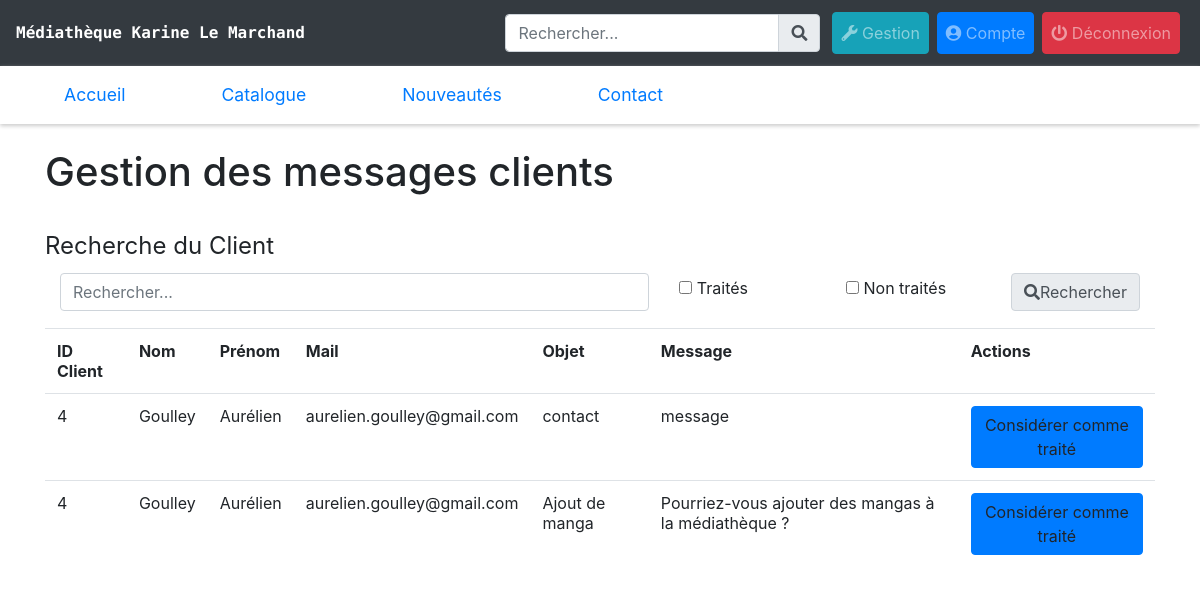
The page /php/messagesClients.php (signed in) on the database its author committed.
### tables this page shows
CREATE TABLE `contact` (
  `id` int(11) NOT NULL,
  `membre` int(11) NOT NULL,
  `objet` text NOT NULL,
  `message` text NOT NULL,
  `traite` tinyint(1) NOT NULL DEFAULT '0'
);

CREATE TABLE `membre` (
  `id` int(11) NOT NULL,
  `nom` varchar(20) NOT NULL,
  `prenom` varchar(20) NOT NULL,
  `dateNaissance` date NOT NULL,
  `mail` varchar(50) NOT NULL,
  `mdp` varchar(100) NOT NULL,
  `telephone` varchar(10) NOT NULL,
  `adresse` varchar(50) NOT NULL,
  `adresseComplement` varchar(100) DEFAULT NULL,
  `ville` varchar(50) NOT NULL,
  `codePostal` int(5) NOT NULL,
  `type` enum('client','gestMedia','gestClient','administrateur') NOT NULL DEFAULT 'client'
);

### php/messagesClients.php (the view, shortened to what this page needs)
<?php
include "../php/includes.php";
$requete = "select m.id, m.nom, m.prenom, m.mail, c.id as idc, c.objet, c.message, c.traite
from contact c
left outer join membre m on m.id = c.membre
where 1=1";
$requete .= "
  order by c.id desc";
$contacts = requete_tableau($requete);
$table_contacts = "";
foreach($contacts as $id => $contact)
{
    $table_contacts .= "
      <tr>
          <td>
            ".$contact["id"]."
          </td>
          <td>
            ".$contact["nom"]."
          </td>
          <td>
            ".$contact["prenom"]."
          </td>
          <td>
            ".$contact["mail"]."
          </td>
          <td>
            ".$contact["objet"]."
          </td>
          <td>
            ".$contact["message"]."
          </td>
          <td>
            ".($contact['traite'] == 0?"
            <a id=\"traite_".$contact['idc']."\" onclick=\"traiterContact(".$contact['idc'].")\" class=\"btn btn-primary\">Considérer comme traité</a>
            <a id=\"non_traite_".$contact['idc']."\" onclick=\"nontraiterContact(".$contact['idc'].")\" class=\"btn btn-danger\" hidden>Considérer comme non-traité</a>
            ":
            "
            <a id=\"traite_".$contact['idc']."\" onclick=\"traiterContact(".$contact['idc'].")\" class=\"btn btn-primary\" hidden>Considérer comme traité</a>
            <a id=\"non_traite_".$contact['idc']."\" onclick=\"nontraiterContact(".$contact['idc'].")\" class=\"btn btn-danger\">Considérer comme non-traité</a>
            ")."
          </td>
      </tr>";
}
?>
<div class="container">
  <h1>Gestion des messages clients</h1>
  <br>
  <fieldset>
    <legend>Recherche du Client</legend>
    <form method="get" action="messagesClients.php">
      <table>
        <tr>
          <td class="col-lg-8">
            <div class="input-group md-form form-sm form-2 pl-0">
              <input id="input_filtre_recherche" class="form-control my-0 py-1 lime-border" type="text" placeholder="Rechercher..." aria-label="Search" name="search" value="">
            </div>
          </td>
          <td class="col-lg-2">
            <input type="checkbox" id="input_traite" name="traite" <?php echo(isset($_REQUEST['traite'])?"checked":"")?>>
            <label for="input_traite">Traités</label>
          </td>
          <td class="col-lg-2">
            <input type="checkbox" id="input_nontraite" name="nontraite" <?php echo(isset($_REQUEST['nontraite'])?"checked":"")?>>
            <label for="input_nontraite">Non traités</label>
          </td>
          <td class="col-lg-2">
            <div class="input-group-append">
              <button class="input-group-text lime lighten-2" id="basic-text1"><i class="fas fa-search text-grey" aria-hidden="true"></i><span> Rechercher<span></button>
            </div>
          </td>
        </tr>
      </table>
    </form>
  </fieldset>
  <?php
  if($table_contacts == "")
  {
    echo "Aucun résultat pour cette recherche...";
  }
  else
  {?>
  <table class="table">
    <tr>
      <th>ID Client</th>
      <th>Nom</th>
      <th>Prénom</th>
      <th>Mail</th>
      <th>Objet</th>
      <th>Message</th>
      <th>Actions</th>
    </tr>
    <?= $table_contacts?>
  </table>
  <?php
}?>
</div>

### rows shown on the page
contact: membre "4", membre.nom "Goulley", membre.prenom "Aurélien", membre.mail "aurelien.goulley@gmail.com", objet "contact", message "message"
contact: membre "4", membre.nom "Goulley", membre.prenom "Aurélien", membre.mail "aurelien.goulley@gmail.com", objet "Ajout de manga", message "Pourriez-vous ajouter des mangas à la médiathèque ?"
